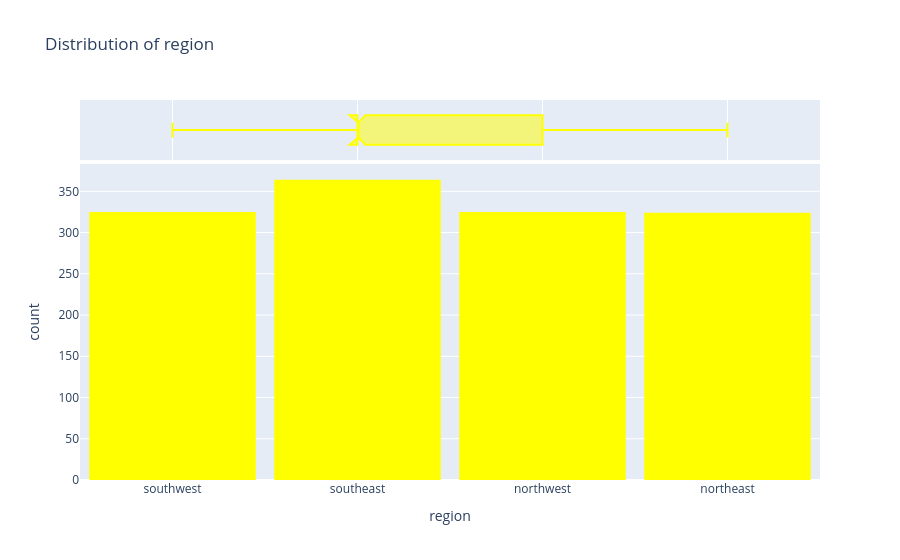

Notebook code cell kept with this figure:
### Code cell
fig_region=px.histogram(data,x="region",marginal ="box",color_discrete_sequence=["yellow"],title ="Distribution of region")
fig_region.update_layout(bargap=0.1)
fig_region.show()

### Figure 1 — Plotly figure (JSON) as saved in the notebook; plotly's stock layout.template omitted (floating-point values rounded to 4 significant figures; data arrays with more than 128 entries replaced by an {"elided": "..."} marker saying what was removed)
{"data": [{"bingroup": "x", "hovertemplate": "region=%{x}<br>count=%{y}<extra></extra>", "legendgroup": "", "marker": {"color": "yellow", "pattern": {"shape": ""}}, "name": "", "orientation": "v", "showlegend": false, "type": "histogram", "x": {"elided": "1338 str values"}, "xaxis": "x", "yaxis": "y"}, {"hovertemplate": "region=%{x}<extra></extra>", "legendgroup": "", "marker": {"color": "yellow"}, "name": "", "notched": true, "showlegend": false, "type": "box", "x": {"elided": "1338 str values"}, "xaxis": "x2", "yaxis": "y2"}], "layout": {"bargap": 0.1, "barmode": "relative", "legend": {"tracegroupgap": 0}, "title": {"text": "Distribution of region"}, "xaxis": {"anchor": "y", "domain": [0, 1], "title": {"text": "region"}}, "xaxis2": {"anchor": "y2", "domain": [0, 1], "matches": "x", "showgrid": true, "showticklabels": false}, "yaxis": {"anchor": "x", "domain": [0, 0.8316], "title": {"text": "count"}}, "yaxis2": {"anchor": "x2", "domain": [0.8416, 1], "matches": "y2", "showgrid": false, "showline": false, "showticklabels": false, "ticks": ""}}}
